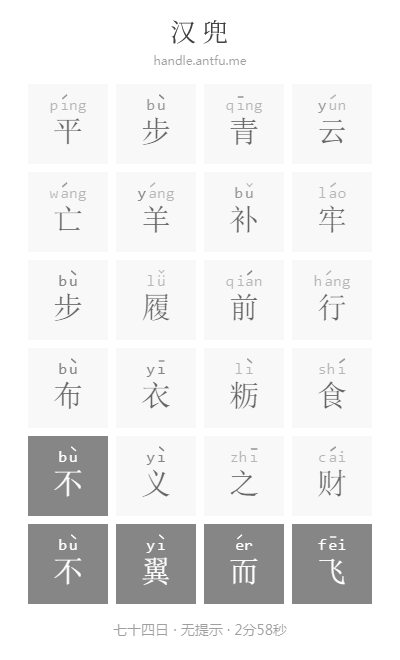
#> input picture python/图片处理/提取图片文字/获取汉兜成语猜测时间/tmp.png, 400 x 660 px, found by its file name
$ python bw.py
#> lines starting #> are read from the running program, lines starting #| are printed output that depends on the picture; after the words box and inside, x2 and y2 are one past the last pixel; in counts of white or black regions, pixels touching at a corner belong together
#> further down, img is the input picture: shape (660, 400, 3); min 66, max 255, mean 235.4
# https://blog.csdn.net/NSJim/article/details/126446670
# Python+OpenCV判断图像是黑底还是白底
# 二值化操作指的是根据阈值来判断是为1还是0，没太大区别
# 暂时准确

# This script is used to judge a image is black based or white based
import cv2

# binarization
def BorW_binary(img, bwThresh):
#> called with bwThresh = 245
    gray = cv2.cvtColor(img.copy(), cv2.COLOR_BGR2GRAY)  # gray image
    ret, thresh = cv2.threshold(gray, bwThresh, 255, cv2.THRESH_BINARY)  # binarization
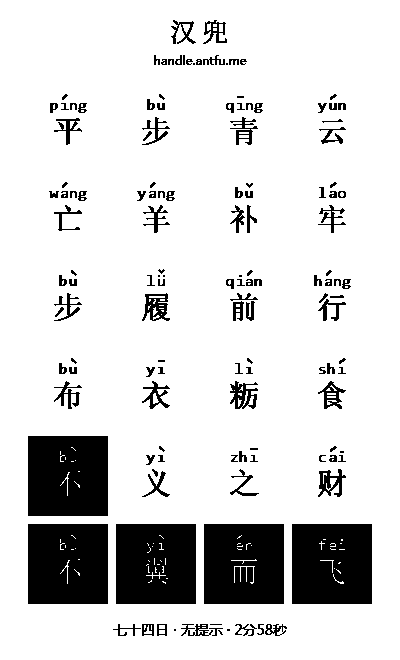
#> thresh: shape (660, 400); 84.6% white; 137 black regions (25 under 20 px), largest, box (x1, y1, x2, y2) and area: (28, 436, 108, 516) 6321, (28, 524, 108, 604) 6321, (292, 524, 372, 604) 6292
#> ret = 245
    # get h and w of img
    imgShape = img.shape
#> imgShape = (660, 400, 3)
    h = imgShape[0]
#> h = 660
    w = imgShape[1]
#> w = 400
    # init black and white point number
    blackNum, whiteNum = 0, 0
    k = h / w
#> k = 1.65
    for x in range(w):
        y1 = int(k * x)
        y2 = int((-k) * x + h - 1)
        # prevent overflow
        if 0 <= y1 <= (h - 1) and 0 <= y2 <= (h - 1):
            # first diagonal line
            if thresh[y1][x] == 0:
                blackNum += 1
            else:
                whiteNum += 1
            # second diagonal line
            if thresh[y2][x] == 0:
                blackNum += 1
            else:
                whiteNum += 1
#> after the loop, blackNum = 153; whiteNum = 647
    print(blackNum, whiteNum)
#| 153 647
    if blackNum > whiteNum:
        print("black based image")
    else:
        print("white based image")


# not binary
def BorW_not_binary(img, bwThresh):
    #img = cv2.resize(img, (256, 256))
    #cv2.imwrite("result.png", img)

#> called with bwThresh = 245
    gray = cv2.cvtColor(img.copy(), cv2.COLOR_BGR2GRAY)  # gray image
    # ret, thresh = cv2.threshold(gray, 127, 255, cv2.THRESH_BINARY)  # binarization
    # get h and w of img
    imgShape = img.shape
#> imgShape = (660, 400, 3)
    print(imgShape)
#| (660, 400, 3)
    h = imgShape[0]
#> h = 660
    w = imgShape[1]
#> w = 400
    # init black and white point number
    blackNum, whiteNum = 0, 0
    k = h / w
#> k = 1.65
    for x in range(w):
        y1 = int(k * x)
        y2 = int((-k) * x + h - 1)
        # prevent overflow
        if 0 <= y1 <= (h - 1) and 0 <= y2 <= (h - 1):
            print(gray[y1][x], gray[y2][x])
            # first diagonal line
            if gray[y1][x] <= bwThresh:
                blackNum += 1
            else:
                whiteNum += 1
            # second diagonal line
            if gray[y2][x] <= bwThresh:
                blackNum += 1
            else:
                whiteNum += 1
#> this loop made 400 passes
#| 255 255
#| 255 255
#| 255 255
#| 255 255
#| 255 255
#| 255 255
#| 255 255
#| 255 255
#> (further printed lines are left out)
    print(blackNum, whiteNum)
#| 153 647
    if blackNum > whiteNum:
        print("black based image")
    else:
        print("white based image")


if __name__ == "__main__":
    img = cv2.imread("tmp.png")
    bwThresh = 245  # threshold value of black or white
    BorW_binary(img, bwThresh)
    BorW_not_binary(img, bwThresh)
